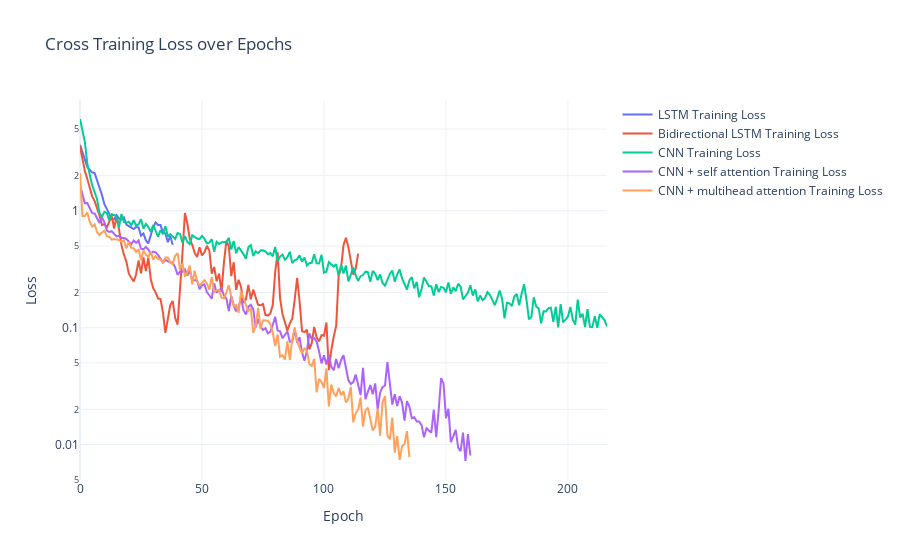

Write notebook code for a chart like this one.
### Markdown cell above
## Cross - Convergence plots

Let us plot the convergence of the models:

### Code cell
fig = go.Figure()
for name, training in cross_training_progress.items():
    fig.add_trace(go.Scatter(x=np.arange(EPOCHS), y=training.history["loss"], mode='lines', name=f"{name} Training Loss"))


# Customize layout
fig.update_layout(
    title='Cross Training Loss over Epochs',
    xaxis_title='Epoch',
    yaxis_title='Loss',
    yaxis_type='log',         # <-- this makes the y-axis logarithmic
    template='plotly_white'
)

# Show the plot
fig.show()

### Figure 1 — Plotly figure (JSON) as saved in the notebook; plotly's stock layout.template omitted (floating-point values rounded to 4 significant figures; data arrays with more than 128 entries replaced by an {"elided": "..."} marker saying what was removed)
{"data": [{"mode": "lines", "name": "LSTM Training Loss", "type": "scatter", "x": {"elided": "1000 int values"}, "y": [3.66, 3.158, 2.786, 2.374, 2.231, 2.131, 2.1, 1.843, 1.584, 1.366, 1.141, 1.048, 0.9405, 0.8461, 0.8463, 0.9174, 0.862, 0.8429, 0.8769, 0.7617, 0.735, 0.718, 0.6973, 0.7254, 0.7199, 0.6128, 0.6406, 0.5578, 0.5265, 0.6091, 0.7252, 0.7948, 0.7556, 0.755, 0.654, 0.6387, 0.5385, 0.6063, 0.5116]}, {"mode": "lines", "name": "Bidirectional LSTM Training Loss", "type": "scatter", "x": {"elided": "1000 int values"}, "y": [3.546, 2.776, 2.192, 1.871, 1.55, 1.329, 1.21, 1.051, 0.9129, 0.7574, 0.7684, 0.7234, 0.8222, 0.9031, 0.7049, 0.8992, 0.6955, 0.5085, 0.4216, 0.3682, 0.2895, 0.2701, 0.2484, 0.2864, 0.3766, 0.2914, 0.3987, 0.3048, 0.3995, 0.2611, 0.2178, 0.2006, 0.1779, 0.1755, 0.1353, 0.09032, 0.1214, 0.1562, 0.1695, 0.1214, 0.1064, 0.2065, 0.432, 0.9587, 0.7783, 0.5728, 0.5134, 0.4376, 0.4017, 0.487, 0.4156, 0.4409, 0.5012, 0.4602, 0.2905, 0.3305, 0.2496, 0.2897, 0.202, 0.3621, 0.5533, 0.4962, 0.2765, 0.3626, 0.2109, 0.2572, 0.2234, 0.1628, 0.1749, 0.2327, 0.1748, 0.2117, 0.1826, 0.157, 0.1554, 0.1592, 0.1286, 0.127, 0.1324, 0.156, 0.2993, 0.442, 0.1785, 0.1299, 0.1112, 0.0944, 0.1089, 0.1192, 0.1736, 0.2664, 0.1682, 0.0935, 0.09164, 0.09609, 0.0652, 0.07407, 0.1016, 0.08238, 0.07643, 0.08638, 0.08528, 0.1109, 0.04335, 0.06441, 0.0839, 0.1038, 0.2757, 0.3238, 0.5084, 0.5868, 0.4885, 0.3681, 0.2841, 0.3195, 0.4298]}, {"mode": "lines", "name": "CNN Training Loss", "type": "scatter", "x": {"elided": "1000 int values"}, "y": {"elided": "217 float values"}}, {"mode": "lines", "name": "CNN + self attention Training Loss", "type": "scatter", "x": {"elided": "1000 int values"}, "y": {"elided": "161 float values"}}, {"mode": "lines", "name": "CNN + multihead attention Training Loss", "type": "scatter", "x": {"elided": "1000 int values"}, "y": {"elided": "136 float values"}}], "layout": {"title": {"text": "Cross Training Loss over Epochs"}, "xaxis": {"title": {"text": "Epoch"}}, "yaxis": {"title": {"text": "Loss"}, "type": "log"}}}
